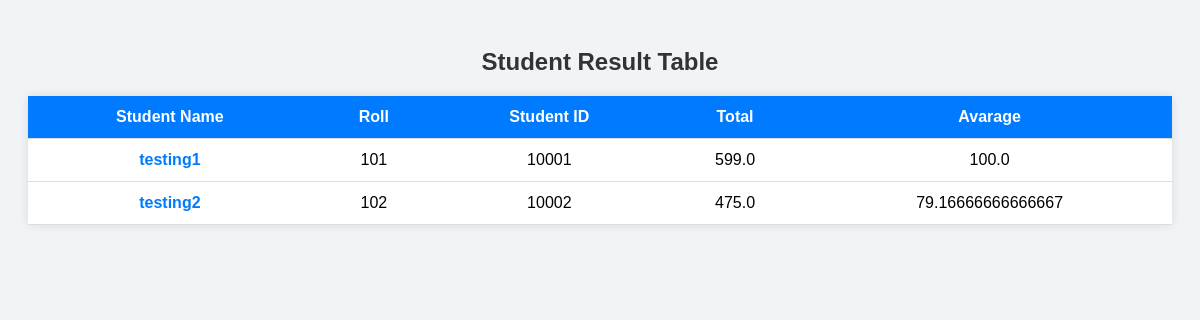
/ClassSix/student/viewResult/, run on the app's committed database.
### ClassSix/models.py (models this page shows, shortened)
class ClassSIXResult(models.Model):
    name = models.CharField(max_length=20)
    roll = models.IntegerField(max_length=5)
    student_id = models.IntegerField(max_length=10)
    FatherName = models.CharField(max_length=20)
    bangla = models.FloatField(max_length=5)
    english = models.FloatField(max_length=5)
    math = models.FloatField(max_length=5)
    biology = models.FloatField(max_length=5)
    chemistry = models.FloatField(max_length=5)
    physics = models.FloatField(max_length=5)
    total = models.FloatField(max_length=10)
    avarage = models.FloatField(max_length=5)

### ClassSix/views.py (the view)
def ClassSixStudentResultView(request):
    results = ClassSIXResult.objects.all()
    return render(request, 'ClassSixStudentResults.html', {'results':results})

### ClassSix/template/ClassSixStudentResults.html (shortened to what this page needs)
<!DOCTYPE html>
<html lang="en">
<head>
</head>
<body>
  <h2>Student Result Table</h2>
  <table>
    <thead>
      <tr>
        <th>Student Name</th>
        <th>Roll</th>
        <th>Student ID</th>
        <th>Total</th>
        <th>Avarage</th>
      </tr>
    </thead>
    <tbody>
        {% for result in results %}
        <tr>
            <td class="highlight">{{result.name}}</td>
            <td>{{result.roll}}</td>
            <td>{{result.student_id}}</td>
            <td>{{result.total}}</td>
            <td>{{result.avarage}}</td>
        </tr>
        {% endfor %}
    </tbody>
  </table>
</body>
</html>

### ClassSix/template/ClassSixStudentResults.html (style rules this page uses)
body { font-family: Arial, sans-serif; background-color: #f0f4f7; padding: 20px; }
h2 { text-align: center; color: #333; }
table { width: 100%; border-collapse: collapse; margin: 20px auto; background-color: #fff; box-shadow: 0 0 10px rgba(0,0,0,0.1); }
th, td { padding: 12px 15px; text-align: center; border-bottom: 1px solid #ddd; }
th { background-color: #007bff; color: white; }
.highlight { font-weight: bold; color: #007bff; }

### data on the page
ClassSIXResult: name "testing1", roll "101", student_id "10001", total "599.0", avarage "100.0"
ClassSIXResult: name "testing2", roll "102", student_id "10002", total "475.0", avarage "79.16666666666667"
